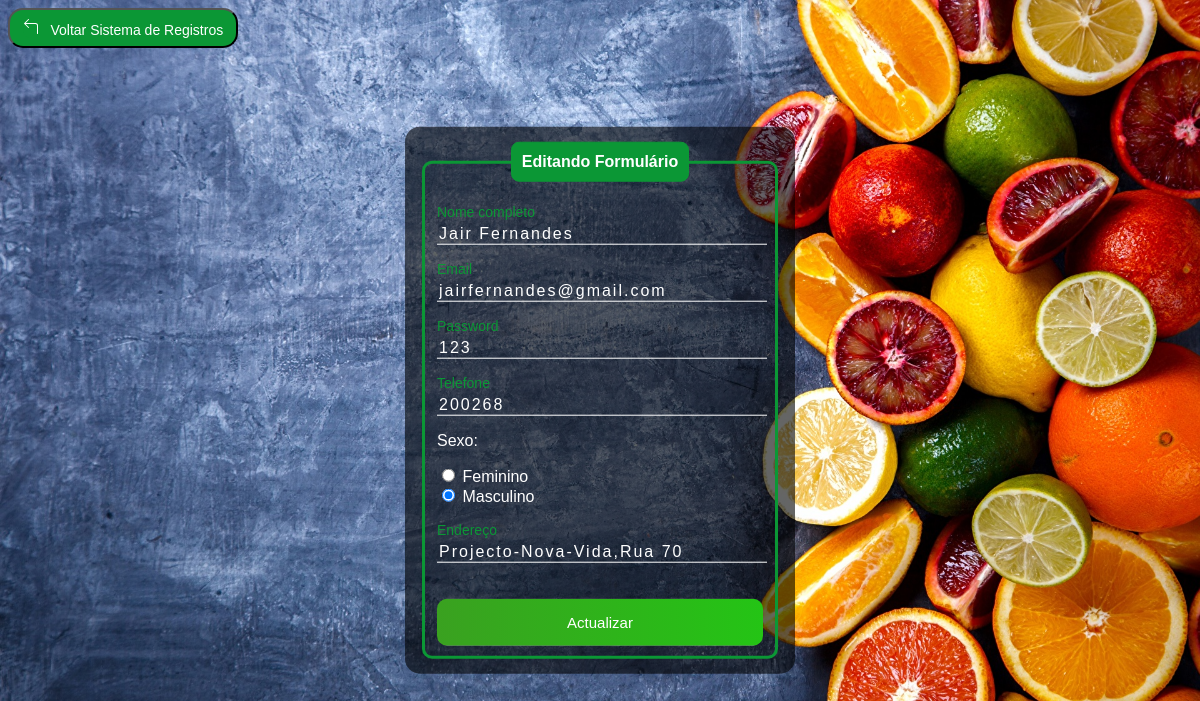
The page /edit.php?id=1 on the database its author committed.
### tables this page shows
CREATE TABLE `usuarios` (
  `id` int(11) NOT NULL AUTO_INCREMENT,
  `nome` varchar(45) NOT NULL,
  `email` varchar(100) NOT NULL,
  `senha` varchar(45) NOT NULL,
  `telefone` varchar(15) NOT NULL,
  `sexo` varchar(45) NOT NULL,
  `endereco` varchar(45) NOT NULL,
  PRIMARY KEY (`id`)
);

### edit.php (the view, shortened to what this page needs)
<?php
    if (!empty($_GET['id']))
    {
         include_once('config.php');
         $id = $_GET['id'];
         $sqlSelect = "SELECT * FROM usuarios WHERE id=$id";
         $result = $conexao ->query($sqlSelect);
         if($result -> num_rows > 0)
         {
            while($user_data = mysqli_fetch_assoc($result))
            {
                $nome = $user_data['nome'];
                $email = $user_data['email'];
                $senha = $user_data['senha'];
                $telefone = $user_data['telefone'];
                $sexo = $user_data['sexo'];
                $endereco = $user_data['endereco'];
            }
         }
         else
         {
            header('Location: sistema.php');
         }
    }
    else{
        header('Location: sistema.php');
     }
?>
<!DOCTYPE html>
<html lang="pt-pt">
<head>
</head>
<body>
<button class="sistema"><a href="sistema.php" class="sistema">&nbsp;&nbsp; Voltar  Sistema de Registros</a></button>
<br><br>
    <div class="box">
        <form action="saveEdit.php" method="POST">
            <fieldset>
                <legend><b>Editando Formulário</b></legend>
                <br><br>
                <div class="inputBox">
                    <input type="text" name="nome" id="nome" class="inputUser" value="<?php echo $nome ?>" required>
                    <label for="nome" class="labelInput">Nome completo</label>
                </div>
                <br><br>
                <div class="inputBox">
                    <input type="text" name="email" id="email" class="inputUser" value="<?php echo $email ?>" required>
                    <label for="email" class="labelInput">Email</label>
                </div>
                <br><br>
                <div class="inputBox">
                    <input type="text" name="senha" id="senha" class="inputUser" value="<?php echo $senha ?>" required>
                    <label for="senha" class="labelInput">Password</label>
                </div>
                <br><br>
                <div class="inputBox">
                    <input type="tel" name="telefone" id="telefone" class="inputUser" value="<?php echo $telefone ?>" required>
                    <label for="telefone" class="labelInput">Telefone</label>
                </div>
                <p>Sexo:</p>
                <input type="radio" id="feminino" name="sexo" value="feminino" <?php echo ($sexo == 'feminino') ? 'checked' : '' ?> required>
                <label for="feminino">Feminino</label>
                <br>
                <input type="radio" id="masculino" name="sexo" value="masculino" <?php echo ($sexo == 'masculino') ? 'checked' : '' ?> required>
                <label for="masculino">Masculino</label>
                <br><br><br>
                <div class="inputBox">
                    <input type="text" name="endereco" id="endereco" class="inputUser" value="<?php echo $endereco ?>" required>
                    <label for="endereco" class="labelInput">Endereço</label>
                </div>
                <br><br>
                <input type="submit" name="update" id="update" value="Actualizar">
            </fieldset>
        </form>
    </div>
</body>
</html>

### edit.php (style rules this page uses)
body { font-family: Arial, Helvetica, sans-serif; background-image: linear-gradient(to right, rgb(20, 147, 220), rgb(17, 54, 71)); background-image: url(./img01/img09.jpg); background-size: cover; background-repeat: no-repeat; }
.box { color: white; position: absolute; top: 50%; left: 50%; transform: translate(-50%,-50%); background-color: rgba(0, 0, 0, 0.6); padding: 15px; border-radius: 15px; width: 30%; }
fieldset { border: 3px solid #0b9735; border-radius: 10px; }
legend { border: 1px solid #0b9735; padding: 10px; text-align: center; background-color: #0b9735; border-radius: 8px; }
.inputBox { position: relative; }
.inputUser { background: none; border: none; border-bottom: 1px solid white; outline: none; color: white; font-size: 16px; width: 100%; letter-spacing: 2px; }
.labelInput { position: absolute; top: 0px; left: 0px; pointer-events: none; transition: .5s; }
.inputUser:focus ~ .labelInput, .inputUser:valid ~ .labelInput { top: -20px; font-size: 14px; color: #0b9735; }
#update { background-image: linear-gradient(to left,#24c415,#3aa120); width: 100%; border: none; padding: 15px; color: white; font-size: 15px; cursor: pointer; border-radius: 10px; }
.sistema { text-decoration: none; color: #fff; width: 230px; height: 40px; border-radius: 15px; background-color: #0b9735; font-size: 14px; }

### rows shown on the page
usuarios: nome "Jair Fernandes", email "jairfernandes@gmail.com", senha "123", telefone "200268", sexo "☐ Feminino", sexo "☑ Masculino", endereco "Projecto-Nova-Vida,Rua 70"
